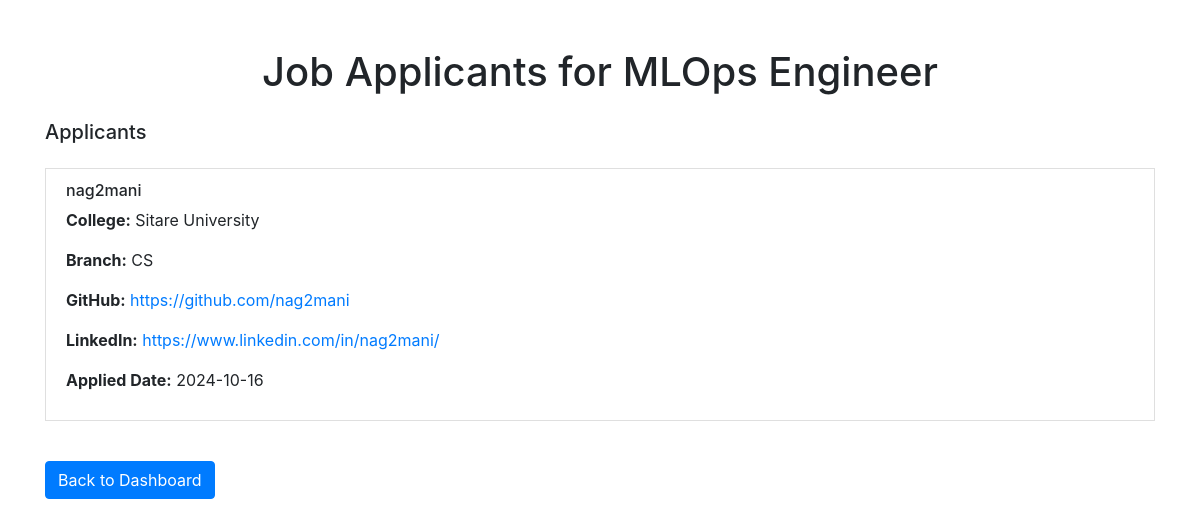
Screenshot of /job_applicants/5/ (signed in) with the database file from the repository.
### home/models.py (models this page shows, shortened)
class Job(models.Model):
    company = models.ForeignKey(Company, on_delete=models.CASCADE)
    title = models.CharField(max_length=255, default='Job')
    description = models.TextField()
    field = models.CharField(max_length=255)
    category = models.CharField(max_length=255)
    pay_range = models.CharField(max_length=20)
    location = models.CharField(max_length=255)
    expiry_date = models.DateField()
    created_date = models.DateField(auto_now_add=True)
    skills = models.TextField()
    student_applied = models.JSONField()  # To store hashmap of students applied

class Student(models.Model):
    user = models.OneToOneField(User, on_delete=models.CASCADE)  # Connect with the User model
    college = models.CharField(max_length=255)
    branch = models.CharField(max_length=255)
    github = models.URLField(blank=True, null=True)
    linkedin = models.URLField(blank=True, null=True)

### home/views.py (the view)
# urls.py: path('job_applicants/<int:job_id>/', job_applicants, name='job_applicants'),
@login_required(login_url="/login/")
def job_applicants(request, job_id):
    job = get_object_or_404(Job, id=job_id, company=request.user.company)
    applicants = []
    for student_id, application_details in job.student_applied.items():
        student = get_object_or_404(Student, id=student_id)
        applicants.append({
            'student': student,
            'application_details': application_details
        })
    return render(request, 'job_applicants.html', {'job': job, 'applicants': applicants})

### home/templates/job_applicants.html (shortened to what this page needs)
<!DOCTYPE html>
<html lang="en">
<head>
    <link href="https://stackpath.bootstrapcdn.com/bootstrap/4.5.2/css/bootstrap.min.css" rel="stylesheet">
</head>
<body>
    <div class="container mt-5">
        <h1 class="text-center">Job Applicants for {{ job.title }}</h1>
        <div class="mt-4">
            <h5>Applicants</h5>
            <ul class="list-group">
                {% for applicant in applicants %}
                <div class="my-3">
                    <li class="list-group-item">
                        <h6>{{ applicant.student.user.username }}</h6>
                        <p><strong>College:</strong> {{ applicant.student.college }}</p>
                        <p><strong>Branch:</strong> {{ applicant.student.branch }}</p>
                        <p><strong>GitHub:</strong> <a href="{{ applicant.student.github }}" target="_blank">{{ applicant.student.github }}</a></p>
                        <p><strong>LinkedIn:</strong> <a href="{{ applicant.student.linkedin }}" target="_blank">{{ applicant.student.linkedin }}</a></p>
                        <p><strong>Applied Date:</strong> {{ applicant.application_details.applied_date }}</p>
                    </li>
                </div>
                {% empty %}
                <li class="list-group-item">No applicants yet.</li>
                {% endfor %}
            </ul>
        </div>
        <div class="mt-4">
            <a href="{% url 'company' %}" class="btn btn-primary">Back to Dashboard</a>
        </div>
    </div>
</body>
</html>

### rows the page displays
Job: title "MLOps Engineer"
Student: student.user.username "nag2mani", student.college "Sitare University", student.branch "CS", student.github "https://github.com/nag2mani", student.linkedin "https://www.linkedin.com/in/nag2mani/", application_details.applied_date "2024-10-16"
